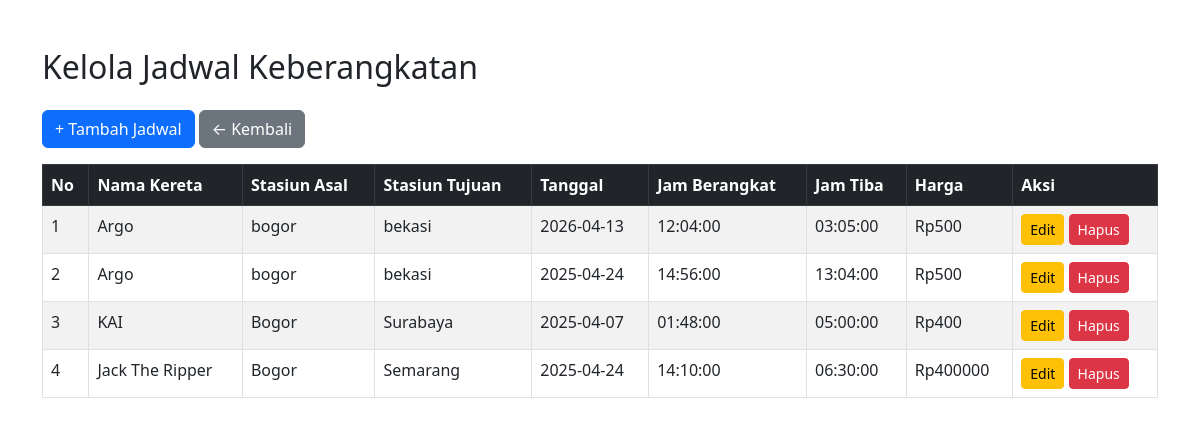
Page /kelola_jadwal.php on the committed database.
### tables this page shows
CREATE TABLE `jadwal` (
  `id_jadwal` int NOT NULL,
  `id_kereta` int NOT NULL,
  `asal` varchar(100) NOT NULL,
  `tujuan` varchar(100) NOT NULL,
  `tgl_berangkat` date NOT NULL,
  `waktu_berangkat` time NOT NULL,
  `waktu_tiba` time NOT NULL,
  `harga` int NOT NULL
);

CREATE TABLE `kereta` (
  `id_kereta` int NOT NULL,
  `nama_kereta` varchar(100) NOT NULL,
  `jenis` enum('bisnis','ekonomi','eksekutif') NOT NULL,
  `kapasitas` int NOT NULL
);

### kelola_jadwal.php (the view, shortened to what this page needs)
<?php
include "koneksi.php";
$query = "SELECT jadwal.id_jadwal, kereta.nama_kereta, jadwal.asal, jadwal.tujuan,
                 jadwal.tgl_berangkat, jadwal.waktu_berangkat, jadwal.waktu_tiba, jadwal.harga
          FROM jadwal
          JOIN kereta ON jadwal.id_kereta = kereta.id_kereta";
$resultJadwal = mysqli_query($conn, $query);
?>
<!DOCTYPE html>
<html lang="id">
<head>
    <link href="https://cdn.jsdelivr.net/npm/bootstrap@5.3.0/dist/css/bootstrap.min.css" rel="stylesheet">
    <link href="https://cdn.jsdelivr.net/npm/simple-datatables@7.1.2/dist/style.min.css" rel="stylesheet" />
</head>
<body>
<div class="container mt-5">
    <h2 class="mb-4">Kelola Jadwal Keberangkatan</h2>
    <a href="tambah_jadwal.php" class="btn btn-primary mb-3">+ Tambah Jadwal</a>
    <a href="admin_dashboard.php" class="btn btn-secondary mb-3">← Kembali</a>
    <table class="table table-bordered table-striped" id="datatablesSimple"><thead class="table-dark">
    <tr>
        <th>No</th>
        <th>Nama Kereta</th>
        <th>Stasiun Asal</th>
        <th>Stasiun Tujuan</th>
        <th>Tanggal</th>
        <th>Jam Berangkat</th>
        <th>Jam Tiba</th>
        <th>Harga</th>
        <th>Aksi</th>
    </tr>
</thead>
<tbody>
    <?php
    $no = 1;
    while ($row = mysqli_fetch_assoc($resultJadwal)) {
    ?>
        <tr>
            <td><?= $no++ ?></td>
            <td><?= $row['nama_kereta'] ?></td>
            <td><?= $row['asal'] ?></td>
            <td><?= $row['tujuan'] ?></td>
            <td><?= $row['tgl_berangkat'] ?></td>
            <td><?= $row['waktu_berangkat'] ?></td>
            <td><?= $row['waktu_tiba'] ?></td>
            <td>Rp<?= number_format($row['harga'], 0, '', '') ?></td>
            <td>
                <a href="edit_jadwal.php?id=<?= $row['id_jadwal'] ?>" class="btn btn-sm btn-warning">Edit</a>
                <a href="hapus_jadwal.php?id=<?= $row['id_jadwal'] ?>" class="btn btn-sm btn-danger" onclick="return confirm('Yakin ingin menghapus jadwal ini?')">Hapus</a>
            </td>
        </tr>
    <?php
    }
    ?>
</tbody>
    </table>
</div>
</body>
</html>

### rows in the picture
jadwal: id_kereta.nama_kereta "Argo", asal "bogor", tujuan "bekasi", tgl_berangkat "2026-04-13", waktu_berangkat "12:04:00", waktu_tiba "03:05:00", harga "500"
jadwal: id_kereta.nama_kereta "Argo", asal "bogor", tujuan "bekasi", tgl_berangkat "2025-04-24", waktu_berangkat "14:56:00", waktu_tiba "13:04:00", harga "500"
jadwal: id_kereta.nama_kereta "KAI", asal "Bogor", tujuan "Surabaya", tgl_berangkat "2025-04-07", waktu_berangkat "01:48:00", waktu_tiba "05:00:00", harga "400"
jadwal: id_kereta.nama_kereta "Jack The Ripper", asal "Bogor", tujuan "Semarang", tgl_berangkat "2025-04-24", waktu_berangkat "14:10:00", waktu_tiba "06:30:00", harga "400000"
